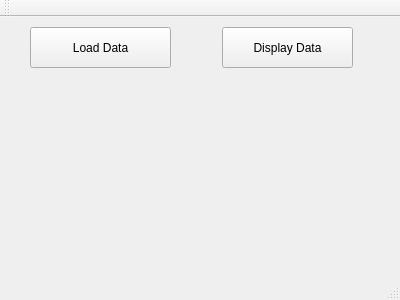
<?xml version="1.0" encoding="UTF-8"?>
<ui version="4.0">
 <class>MainWindow</class>
 <widget class="QMainWindow" name="MainWindow">
  <property name="geometry">
   <rect>
    <x>0</x>
    <y>0</y>
    <width>400</width>
    <height>300</height>
   </rect>
  </property>
  <property name="windowTitle">
   <string>MainWindow</string>
  </property>
  <widget class="QWidget" name="centralWidget">
   <widget class="QPushButton" name="Btn1">
    <property name="geometry">
     <rect>
      <x>30</x>
      <y>10</y>
      <width>141</width>
      <height>41</height>
     </rect>
    </property>
    <property name="text">
     <string>Load Data</string>
    </property>
   </widget>
   <widget class="QPushButton" name="Btn2">
    <property name="geometry">
     <rect>
      <x>222</x>
      <y>10</y>
      <width>131</width>
      <height>41</height>
     </rect>
    </property>
    <property name="text">
     <string>Display Data</string>
    </property>
   </widget>
  </widget>
  <widget class="QMenuBar" name="menuBar">
   <property name="geometry">
    <rect>
     <x>0</x>
     <y>0</y>
     <width>400</width>
     <height>26</height>
    </rect>
   </property>
  </widget>
  <widget class="QToolBar" name="mainToolBar">
   <attribute name="toolBarArea">
    <enum>TopToolBarArea</enum>
   </attribute>
   <attribute name="toolBarBreak">
    <bool>false</bool>
   </attribute>
  </widget>
  <widget class="QStatusBar" name="statusBar"/>
 </widget>
 <layoutdefault spacing="6" margin="11"/>
 <resources/>
 <connections/>
</ui>
